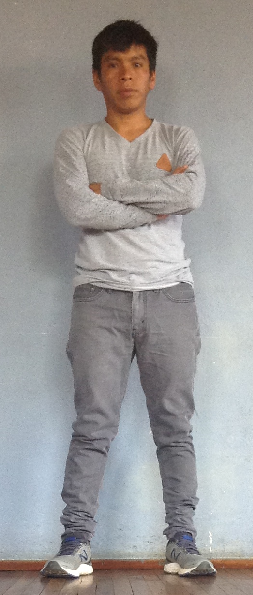
#> input picture Superposicion/image/yo4.png, 253 x 595 px
$ python plot_edge_filter.py
#> lines starting #> are read from the running program, lines starting #| are printed output that depends on the picture
"""
==============
Edge operators
==============

Edge operators are used in image processing within edge detection algorithms.
They are discrete differentiation operators, computing an approximation of the
gradient of the image intensity function.

"""
import numpy as np
import matplotlib.pyplot as plt
import cv2
from skimage.filters import roberts, sobel, sobel_h, sobel_v, scharr, \
    scharr_h, scharr_v, prewitt, prewitt_v, prewitt_h, farid_v, farid_h
image = cv2.imread('image/yo4.png',0)
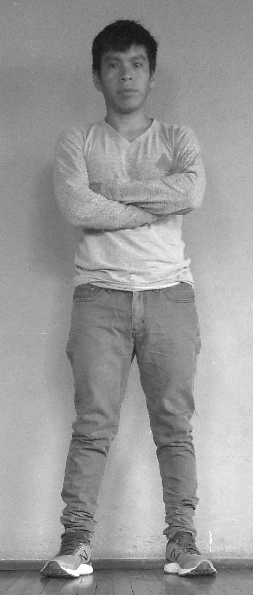
#> image: shape (595, 253); min 21, max 255, mean 153.4

edge_roberts = roberts(image)
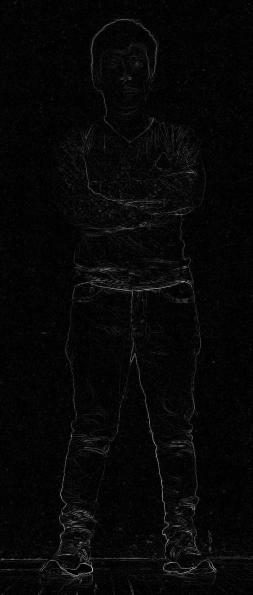
#> edge_roberts: shape (595, 253) float64; min 0, max 0.743, mean 0.0289

edge_sobel = sobel(image)

fig, ax = plt.subplots(ncols=2, sharex=True, sharey=True,
                       figsize=(8, 4))

ax[0].imshow(edge_roberts, cmap=plt.cm.gray)
ax[0].set_title('Roberts Edge Detection')

ax[1].imshow(edge_sobel, cmap=plt.cm.gray)
ax[1].set_title('Sobel Edge Detection')

for a in ax:
    a.axis('off')

plt.tight_layout()
plt.show()
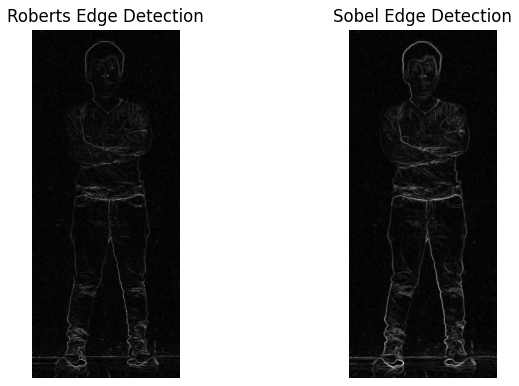
#> figure drawn by matplotlib, 2 panels

$ run again, with Superposicion/image/a.jpg saved as Superposicion/image/yo4.png
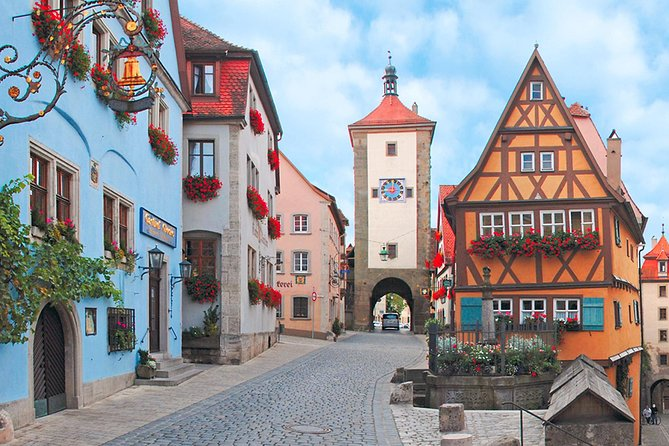
#> input picture Superposicion/image/a.jpg, 669 x 446 px
#> `edge_sobel = sobel(image)`:
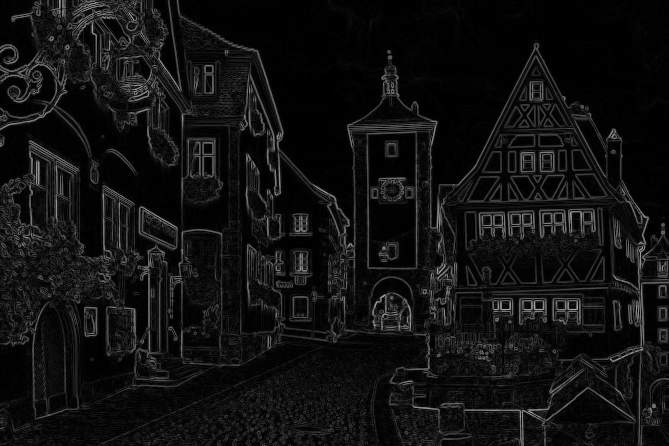
#> edge_sobel: shape (446, 669) float64; min 0, max 0.679, mean 0.0684
#> `plt.show()`:
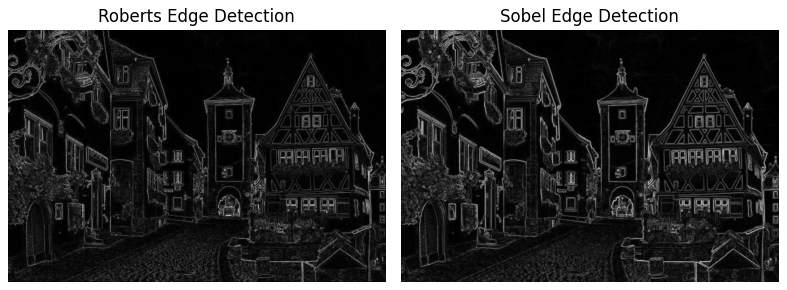
#> figure drawn by matplotlib, 2 panels
